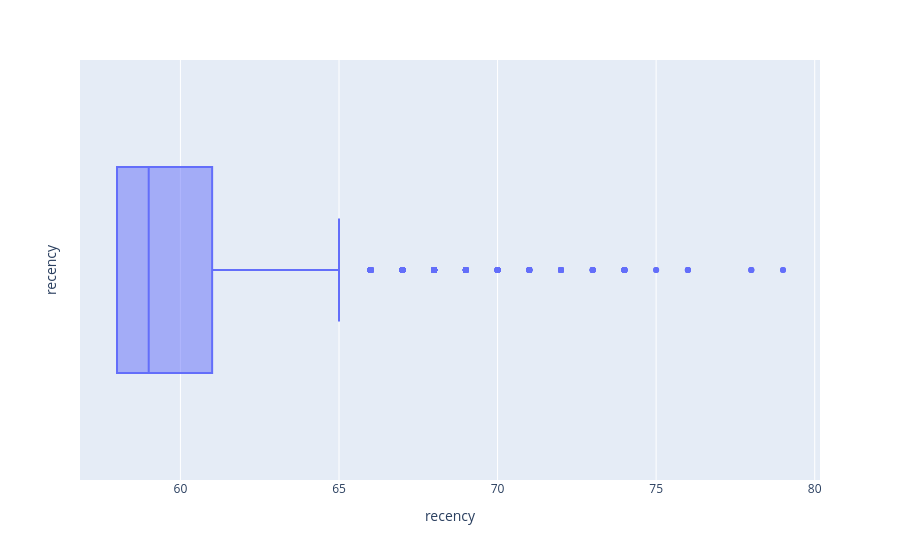

Here is the notebook cell this chart was saved with:
### Code cell
#analyzed_variable = 'quantity'
#analyzed_variable = 'n_prod'
#analyzed_variable = 'n_pur'
#analyzed_variable = 'mon_freq'
#analyzed_variable = 'n_mon'
analyzed_variable = 'recency'
#analyzed_variable = 'time_relation'
#analyzed_variable = 'retention'
#analyzed_variable = 'clinic_npur'
#analyzed_variable = 'grooming_npur'
#analyzed_variable = 'store_npur'
#analyzed_variable = 'dig_npur'
#analyzed_variable = 'ecomm_npur'
#analyzed_variable = 'qnty_pur'

fig = px.box(final_df, x=analyzed_variable)
fig.update_traces(orientation='h')
fig.update_layout(
    xaxis={'title': analyzed_variable},
    yaxis={'title': analyzed_variable, 'showline': False, 'ticks': ''}
)
fig.show()

### Figure 1 — Plotly figure (JSON) as saved in the notebook; plotly's stock layout.template omitted (floating-point values rounded to 4 significant figures; data arrays with more than 128 entries replaced by an {"elided": "..."} marker saying what was removed)
{"data": [{"alignmentgroup": "True", "hovertemplate": "recency=%{x}<extra></extra>", "legendgroup": "", "marker": {"color": "#636efa"}, "name": "", "notched": false, "offsetgroup": "", "orientation": "h", "showlegend": false, "type": "box", "x": {"elided": "4998 int values"}, "x0": " ", "xaxis": "x", "y0": " ", "yaxis": "y"}], "layout": {"boxmode": "group", "legend": {"tracegroupgap": 0}, "margin": {"t": 60}, "xaxis": {"anchor": "y", "domain": [0, 1], "title": {"text": "recency"}}, "yaxis": {"anchor": "x", "domain": [0, 1], "showline": false, "ticks": "", "title": {"text": "recency"}}}}
